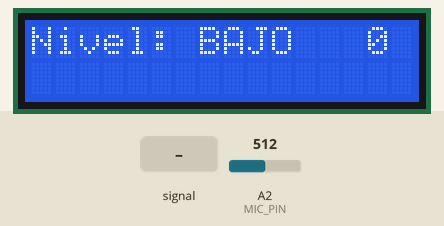
This sketch was run on a simulated Arduino Uno, built with avr-gcc and run on an emulated ATmega328P. Shown: 16×2 character LCD. The test bench sets the inputs (shaded band); at power-on: A2 (MIC_PIN) = 512.

Above: at 2.2 s.
2.3 s: A2 (MIC_PIN) fed a 200 Hz sine of ±81 counts around its level
At 3.63 s:
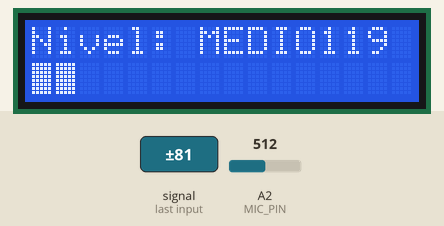
5.3 s: A2 (MIC_PIN) set to 716
At 5.55 s:
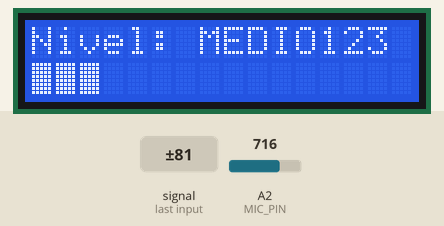
6.9 s: A2 (MIC_PIN) fed a 2 Hz sine of ±306 counts around its level
At 7.9 s:
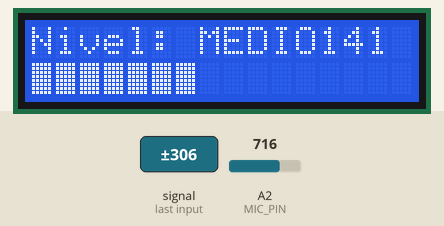
9.9 s: A2 (MIC_PIN) fed a 1000 Hz sine of ±255 counts around its level
At 10.25 s:
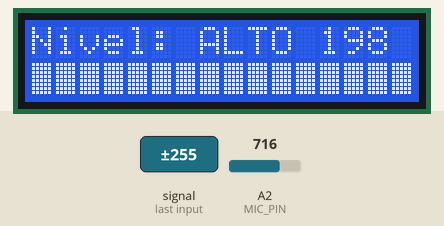
12.2 s: A2 (MIC_PIN) set to 306
At 13.45 s:
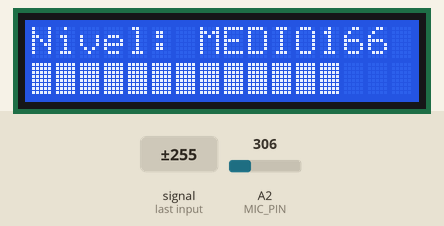
15.0 s: A2 (MIC_PIN) set to 1023
At 15.15 s:
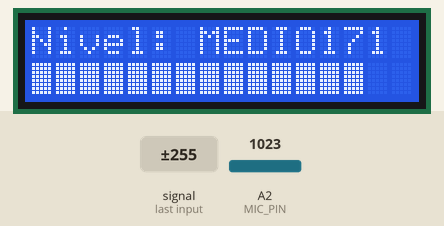

The sketch:

MIC_LCD_BARRAS.ino
```cpp
/*
  EJEMPLO SIMPLE
  Microfono amplificado en A2 + LCD I2C 0x27
  Muestra: BAJO / MEDIO / ALTO + barra proporcional a TH_LOW y TH_HIGH

  SIN calibracion automatica
  SIN CSV
  SOLO ejemplo visual basico

  Requisitos:
  - Libreria LiquidCrystal_I2C
  - LCD 16x2 I2C direccion 0x27
*/

#include <Wire.h>
#include <LiquidCrystal_I2C.h>

LiquidCrystal_I2C lcd(0x27, 16, 2);

const uint8_t MIC_PIN = A2;

// Ventana de muestreo (ms)
const uint16_t WINDOW_MS = 60;

// ===== AJUSTAR SEGUN TU AMBIENTE =====
// Ejemplo si ruido base ~90
int TH_LOW  = 110;   // debajo = BAJO
int TH_HIGH = 180;   // arriba = ALTO

// Suavizado (0..1)
float smoothP2P = 0.0;
const float ALPHA = 0.2;

// ===== FUNCIONES =====

int readPeakToPeak(uint16_t windowMs) {
  uint32_t start = millis();
  int sMin = 1023;
  int sMax = 0;

  while (millis() - start < windowMs) {
    int s = analogRead(MIC_PIN);
    if (s < sMin) sMin = s;
    if (s > sMax) sMax = s;
  }
  return sMax - sMin;
}

const char* levelLabel(float p2p) {
  if (p2p < TH_LOW)  return "BAJO ";
  if (p2p < TH_HIGH) return "MEDIO";
  return "ALTO ";
}

// Barra alineada con TH_LOW y TH_HIGH
uint8_t barCount(float p2p) {

  float minV = (float)TH_LOW;
  float maxV = (float)TH_HIGH;

  float x = (p2p - minV) / (maxV - minV);

  if (x < 0) x = 0;
  if (x > 1) x = 1;

  return (uint8_t)(x * 16.0 + 0.5);
}

// ===== SETUP =====

void setup() {

  lcd.init();
  lcd.backlight();

  lcd.clear();
  lcd.setCursor(0, 0);
  lcd.print("Mic A2 + LCD");
  lcd.setCursor(0, 1);
  lcd.print("Iniciando...");
  delay(1000);

  lcd.clear();
}

// ===== LOOP =====

void loop() {

  int p2p = readPeakToPeak(WINDOW_MS);

  // suavizado
  smoothP2P = (1.0 - ALPHA) * smoothP2P + ALPHA * p2p;

  const char* lvl = levelLabel(smoothP2P);
  uint8_t bars = barCount(smoothP2P);

  // ---- LINEA 1 ----
  lcd.setCursor(0, 0);
  lcd.print("Nivel: ");
  lcd.print(lvl);
  lcd.print("   ");

  // valor numerico (solo referencia visual)
  lcd.setCursor(12, 0);
  if (smoothP2P < 100) lcd.print(" ");
  if (smoothP2P < 10) lcd.print(" ");
  lcd.print((int)smoothP2P);

  // ---- LINEA 2 BARRA ----
  lcd.setCursor(0, 1);
  for (int i = 0; i < 16; i++) {
    if (i < bars) lcd.print((char)255);
    else lcd.print(" ");
  }

  delay(120);
}
```

Measured:
- after the input at 2.3 s, the display: first changes after 0.17 s (image 1 shows a later state)
- after the input at 5.3 s, the display: changes after 0.15 s (image 2)
- after the input at 9.9 s, the display: first differs from a run without the input after 0.25 s (image 4)
- after the input at 15.0 s, the display: changes after 0.05 s (image 6)
